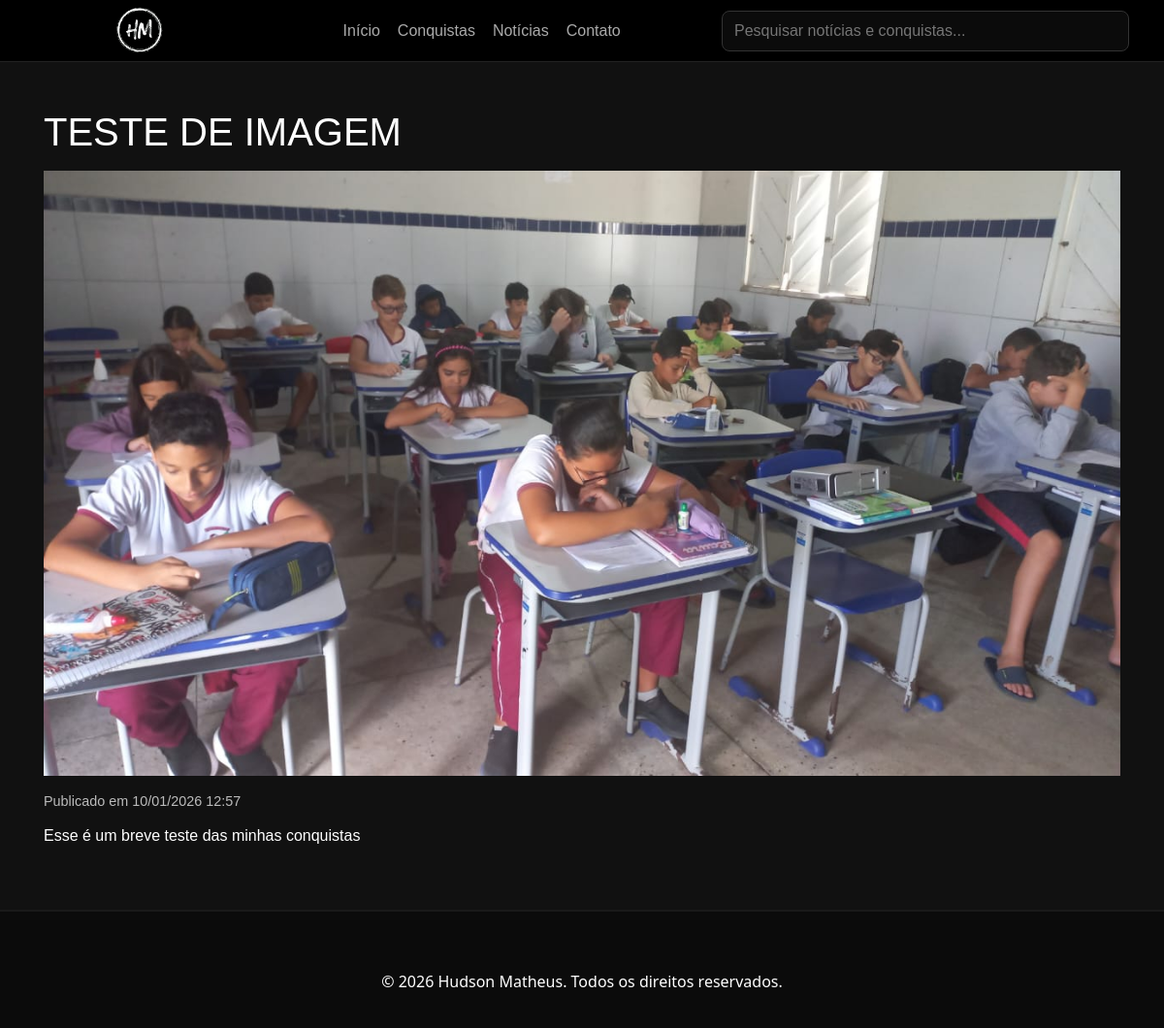
Screenshot of /conquistas/teste-de-imagem/ with the database file from the repository.
### main/models.py (models this page shows, shortened)
class Conquista(models.Model):
    title = models.CharField('Título', max_length=200)
    slug = models.SlugField('Slug', max_length=200, unique=True, blank=True)
    text = models.TextField('Texto')
    image = models.ImageField('Imagem', upload_to='conquistas/')
    created_at = models.DateTimeField('Criado em', auto_now_add=True)
    class Meta:
        ordering = ['-created_at']
        verbose_name = 'Conquista'
        verbose_name_plural = 'Conquistas'

### main/views.py (the view)
# urls.py: path('conquistas/<slug:slug>/', views.conquista_detail, name='conquista_detail'),
def conquista_detail(request, slug):
    conquista = get_object_or_404(Conquista, slug=slug)
    return render(request, 'conquista_detail.html', {'conquista': conquista})

### templates/conquista_detail.html (shortened to what this page needs)
{% load static %}
<!doctype html>
<html lang="pt-br">
<head>
  <link rel="stylesheet" href="https://cdn.jsdelivr.net/npm/bootstrap@4.0.0/dist/css/bootstrap.min.css">
  <link rel="stylesheet" href="{% static 'style.css' %}">
</head>
<body>
  <header class="topbar">
    <div class="logo">
      <a href="/" class="logo-icon"><img src="{% static 'img/logo.png' %}" alt="Logo"></a>
    </div>
    <nav class="main-nav">
      <a class="nav-item" href="/">Início</a>
      <a class="nav-item" href="{% url 'conquistas' %}">Conquistas</a>
      <a class="nav-item" href="#noticias">Notícias</a>
      <a class="nav-item" href="#contato">Contato</a>
    </nav>
    <div class="site-search">
      <form action="{% url 'search_results' %}" method="get" class="search-form">
        <input id="siteSearchInput" name="q" type="search" placeholder="Pesquisar notícias e conquistas..." autocomplete="off">
      </form>
    </div>
  </header>
  <main class="section py-5">
    <div class="container">
      <article class="conquista-article">
        <h1 class="mb-3">{{ conquista.title }}</h1>
        {% if conquista.image %}
        <img src="{{ conquista.image.url }}" alt="{{ conquista.title }}" class="img-fluid mb-3">
        {% endif %}
        <div class="conquista-meta">Publicado em {{ conquista.created_at|date:"d/m/Y H:i" }}</div>
        <div class="conquista-text">{{ conquista.text|linebreaks }}</div>
      </article>
    </div>
  </main>
  <footer class="main-footer">
    <div class="container">
      <div class="footer-bottom text-center">
        <p>&copy; 2026 Hudson Matheus. Todos os direitos reservados.</p>
      </div>
    </div>
  </footer>
</body>
</html>

### static/style.css (style rules this page uses)
* { box-sizing:border-box;margin:0;padding:0 }
html,body { height:100% }
body { font-family:Arial,Helvetica,sans-serif;color:#fff;background:#111 }
html { scroll-behavior:smooth }
.topbar { display:flex;align-items:center;justify-content:space-between;padding:14px 36px;background:rgb(0, 0, 0);border-bottom:1px solid #222;height:64px;position:fixed;top:0;left:0;right:0;z-index:40; }
body { padding-top:64px }
.logo { display:flex;align-items:center }
.logo-icon { display:inline-block;margin-right:0px }
.logo-icon img { height:120px;width:auto;display:block }
.main-nav { display:flex;gap:18px }
.main-nav .nav-item { color:#aaa }
.site-search { position:relative;max-width:420px;width:40%; }
.search-form input[type=search] { width:100%;padding:8px 12px;border-radius:8px;border:1px solid #333;background:#0b0b0b;color:#fff }
.section { min-height:calc(100vh - 72px);display:flex;align-items:center;color:#fff }
.main-footer { background-color: #0b0b0b; color: #ffffff; padding: 60px 0 20px; border-top: 2px solid #1a1a1a; font-family: 'Segoe UI', Tahoma, Geneva, Verdana, sans-serif; }

### templates/conquista_detail.html (style rules this page uses)
.conquista-text { text-align: justify; text-justify: inter-word; }
.conquista-meta { color: #bbb; font-size: .9rem; margin-bottom: 12px; }

### rows the page displays
Conquista: title "TESTE DE IMAGEM", image (picture), created_at "10/01/2026 12:57", text "Esse é um breve teste das minhas conquistas"
